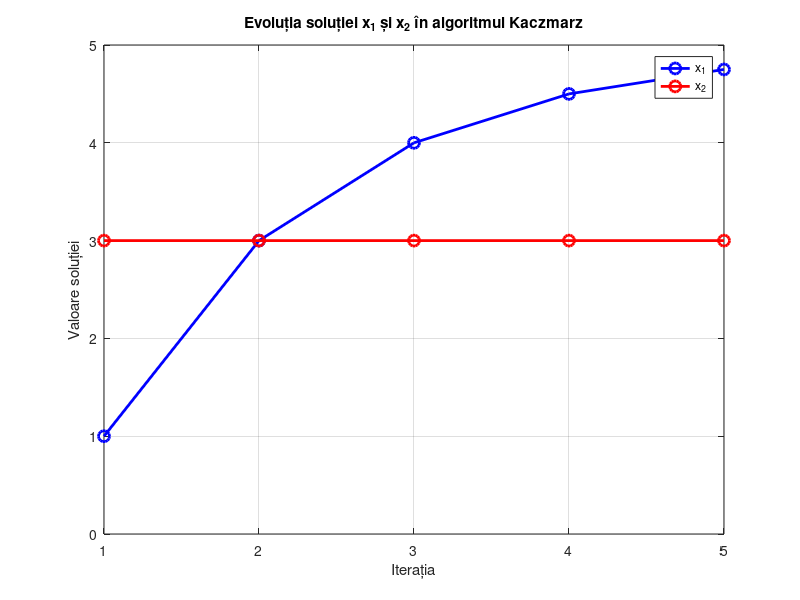
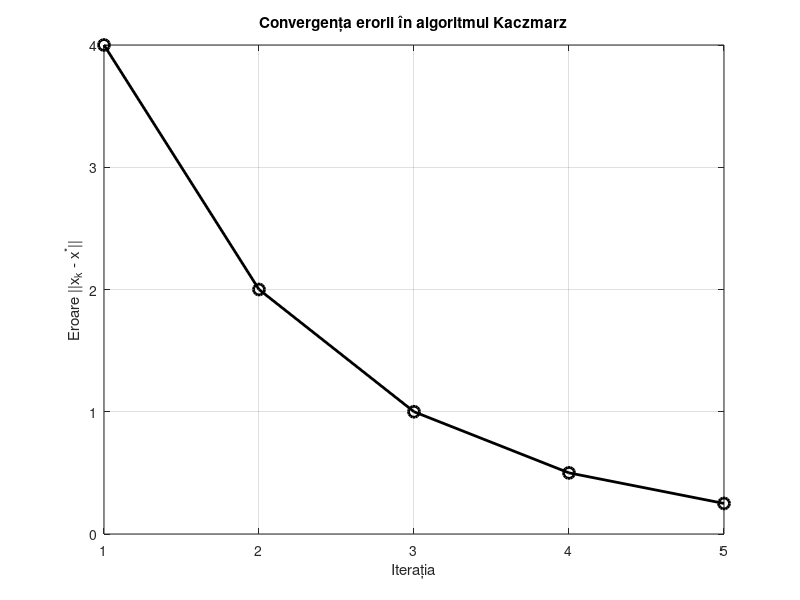

Recreate these plots in MATLAB, in order.
% Definirea sistemului Ax = b
A = [1, -1; 0, 1];
b = [2; 3];

% Soluția exactă folosind metoda directă
x_exact = A \ b;

% Inițializare
x = [0; 0]; % Soluție inițială
num_iterations = 5; % Număr de iterații

% Stocăm evoluția soluției pentru plot
x1_values = zeros(num_iterations, 1);
x2_values = zeros(num_iterations, 1);
error_values = zeros(num_iterations, 1);

fprintf('Iterație | x1 | x2 | Eroare\n');
fprintf('-----------------------------------------\n');

for k = 1:num_iterations
for i = 1:size(A,1) % Iterăm prin fiecare ecuație
a_i = A(i, :); % Selectăm o linie din A
b_i = b(i); % Selectăm componenta corespunzătoare din b
x = x + (b_i - a_i * x) / (norm(a_i)^2) * a_i'; % Aplicăm regula Kaczmarz
end
% Calculul erorii
error = norm(x - x_exact);

% Salvăm valorile pentru grafic
x1_values(k) = x(1);
x2_values(k) = x(2);
error_values(k) = error;


% Afișare rezultat
fprintf('%4d | %.4f | %.4f | %.6f\n', k, x(1), x(2), error);
end

% ======= Reprezentare grafică =======

% 1. Graficul evoluției soluției x1 și x2
figure;
plot(1:num_iterations, x1_values, '-bo', 'LineWidth', 2, 'MarkerSize', 8);
hold on;
plot(1:num_iterations, x2_values, '-ro', 'LineWidth', 2, 'MarkerSize', 8);
xlabel('Iterația');
ylabel('Valoare soluției');
title('Evoluția soluției x_1 și x_2 în algoritmul Kaczmarz');
legend('x_1', 'x_2', 'Location', 'best');
grid on;
hold off;

% 2. Graficul erorii la fiecare iterație
figure;
plot(1:num_iterations, error_values, '-ko', 'LineWidth', 2, 'MarkerSize', 8);
xlabel('Iterația');
ylabel('Eroare ||x_k - x^*||');
title('Convergența erorii în algoritmul Kaczmarz');
grid on;